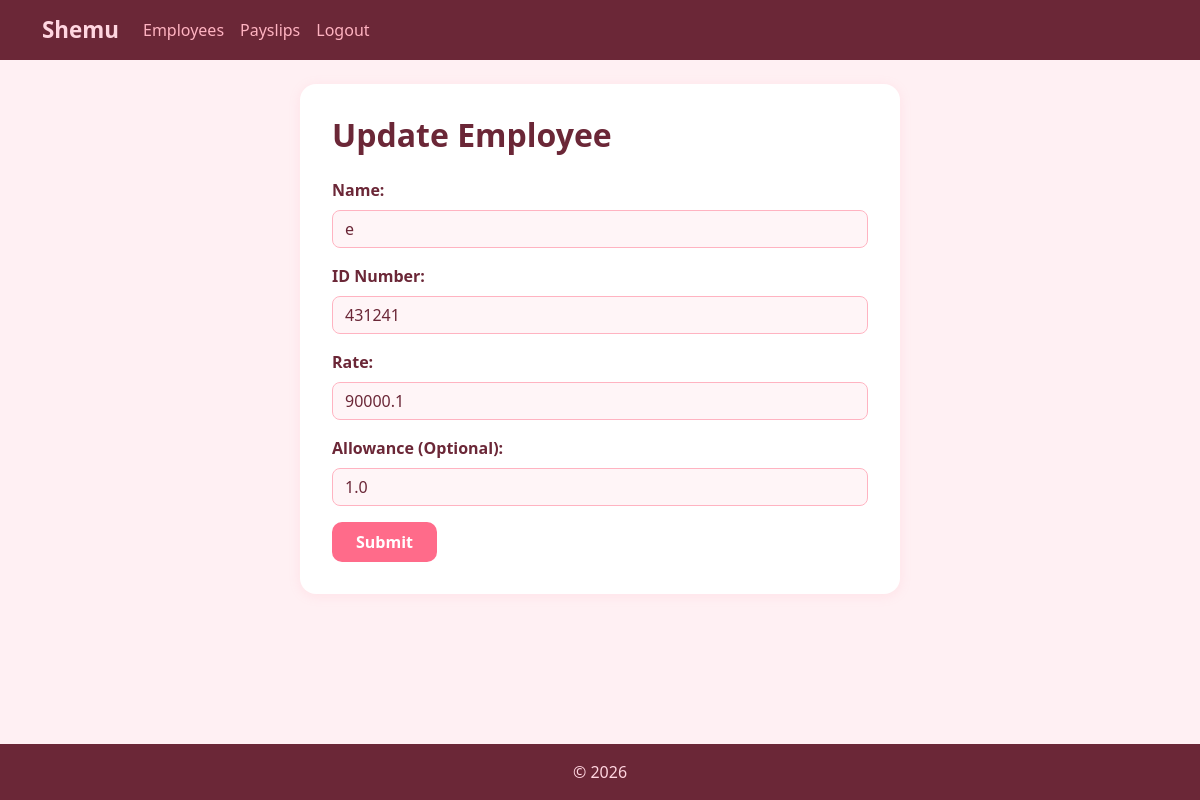
Page /update_employee/1/ (signed in) on the committed database.
### payroll_app/models.py (models this page shows, shortened)
class Employee(models.Model):
    user = models.OneToOneField(User, on_delete=models.SET_NULL, null=True, blank=True)
    name = models.CharField(max_length=100)
    id_number = models.CharField(max_length=50, unique=True)
    rate = models.FloatField()
    overtime_pay = models.FloatField(null=True, blank=True)
    allowance = models.FloatField(null=True, blank=True)

### payroll_app/views.py (the view)
# urls.py: path('update_employee/<int:pk>/', views.update_employee, name='update_employee'),
@login_required(login_url='login')
def update_employee(request, pk):
    if not request.user.is_staff:
        return redirect('payslips')
    employee = get_object_or_404(Employee, pk=pk)
    if request.method == 'POST':
        name_input = request.POST.get('name')
        if not name_input.replace(' ', '').isalpha():
            messages.error(request, 'Name must only contain letters and spaces.')
            return render(request, 'payroll_app/update_employee.html', {'employee': employee})
        employee.name = name_input
        id_number = request.POST.get('id_number')
        if not id_number.isdigit():
            messages.error(request, 'ID Number must contain numbers only and must be positive.')
            return render(request, 'payroll_app/update_employee.html', {'employee': employee})
        if id_number != employee.id_number:
            if Employee.objects.filter(id_number=id_number).exists():
                messages.error(request, 'An employee with this ID number already exists.')
                return render(request, 'payroll_app/update_employee.html', {'employee': employee})
            if employee.payslip_set.exists():
                messages.error(request, 'Cannot change ID Number because this employee already has payslips.')
                return render(request, 'payroll_app/update_employee.html', {'employee': employee})
        employee.id_number = id_number
        rate_input = float(request.POST.get('rate'))
        if rate_input <= 0:
            messages.error(request, 'Rate must be greater than 0.')
            return render(request, 'payroll_app/update_employee.html', {'employee': employee})
        employee.rate = rate_input
        allowance = request.POST.get('allowance') or None
        if allowance is not None:
            allowance = float(allowance)
            if allowance < 0:
                messages.error(request, 'Allowance must be 0 or greater.')
                return render(request, 'payroll_app/update_employee.html', {'employee': employee})
        employee.allowance = allowance
        employee.save()
        return redirect('home')
    else:
        return render(request, 'payroll_app/update_employee.html', {'employee': employee})

### payroll_app/templates/payroll_app/update_employee.html (shortened to what this page needs)
{% extends 'payroll_app/base.html' %}
{% block content %}
<div class="card-form">
    <h2 class="mb-4">Update Employee</h2>
    <form method="POST" action="{% url 'update_employee' employee.pk %}">
        <div class="mb-3">
            <label class="form-label">Name:</label>
            <input type="text" name="name" id="name" class="form-control" value="{{ employee.name }}" pattern="[a-zA-Z\s]+" title="Only letters and spaces are allowed" required>
        </div>
        <div class="mb-3">
            <label class="form-label">ID Number:</label>
            <input type="text" name="id_number" class="form-control" value="{{ employee.id_number }}" pattern="[0-9]+" title="ID Number must contain numbers only and must be positive" required readonly>
        </div>
        <div class="mb-3">
            <label for="rate" class="form-label">Rate:</label>
            <input type="number" name="rate" id="rate" class="form-control" value="{{ employee.rate }}" min="0.01" step="any" title="Rate must be greater than 0" required>
        </div>
        <div class="mb-3">
            <label class="form-label">Allowance (Optional):</label>
            <input type="number" class="form-control" name="allowance" value="{{ employee.allowance }}" min="0" step="0.01" title="Allowance must be 0 or greater">
        </div>
        <button type="submit" class="btn btn-submit">Submit</button>
    </form>
</div>
{% endblock %}

### payroll_app/templates/payroll_app/base.html (style rules this page uses)
body { background-color: #fff0f3; }

### payroll_app/templates/payroll_app/update_employee.html (style rules this page uses)
.card-form { background: white; border-radius: 16px; padding: 32px; box-shadow: 0 2px 12px rgba(255, 150, 170, 0.15); max-width: 600px; margin: 0 auto; }
h2 { color: #6b2737; font-weight: 700; }
.form-label { color: #6b2737; font-weight: 600; }
.form-control { border: 1.5px solid #ffb3c1; border-radius: 8px; background-color: #fff5f7; color: #6b2737; }
.btn-submit { background-color: #ff6b8a; color: white; border: none; border-radius: 10px; padding: 8px 24px; font-weight: 600; }

### rows in the picture
Employee: name "e", id_number "431241", rate "90000.1", allowance "1.0"
